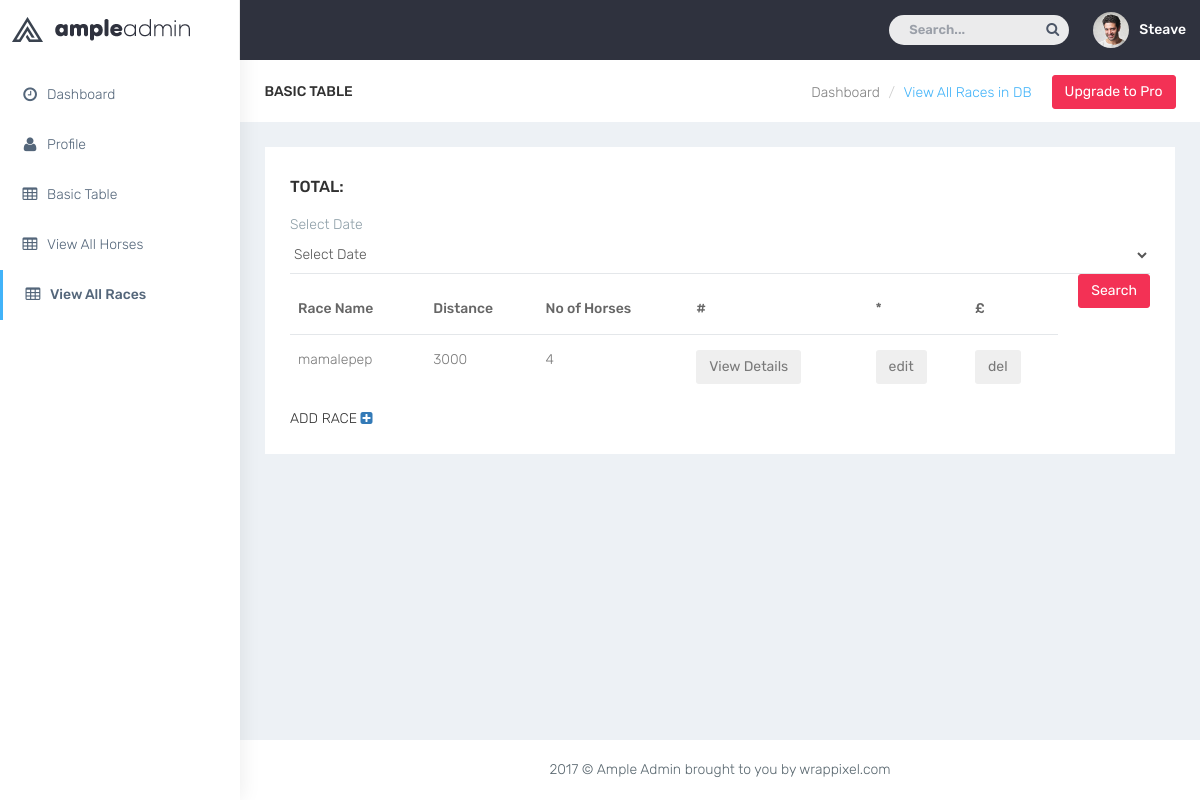
Page /frontend/admin/viewRaces.php on the earlier database version.
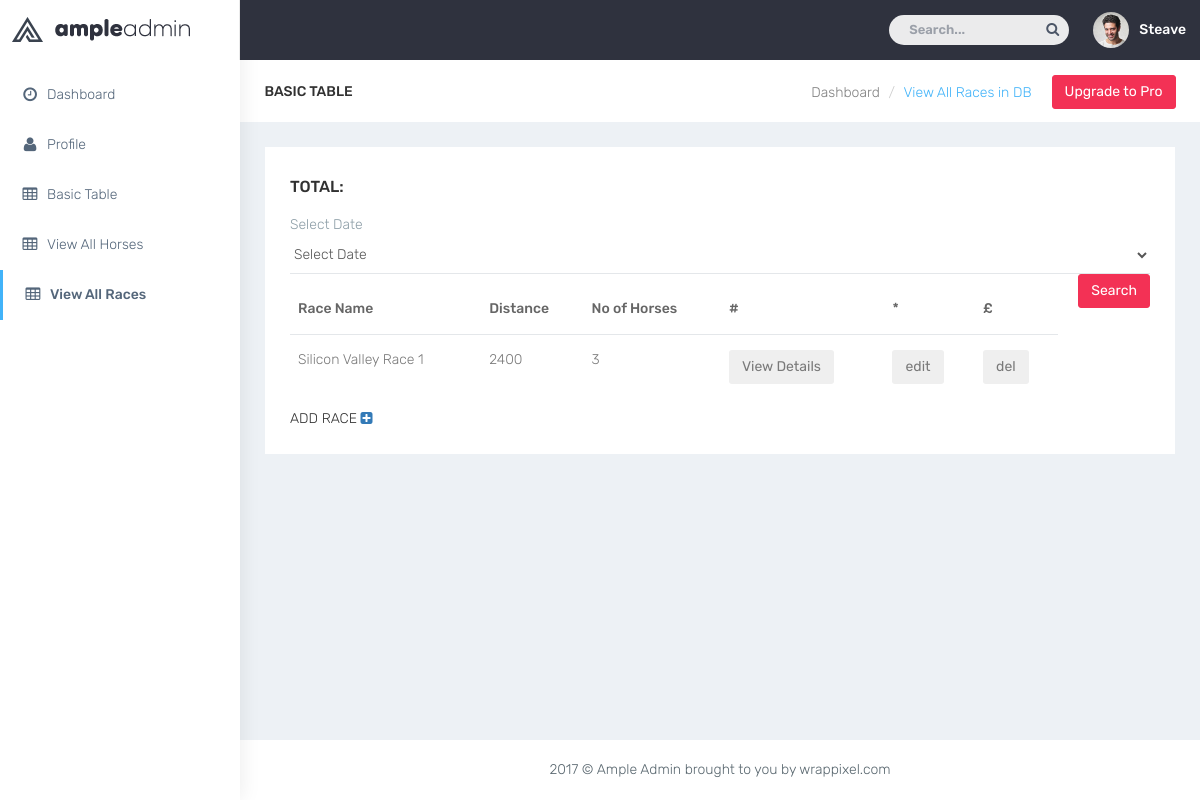
Same page on the later database version.
### tables this page shows
CREATE TABLE `race` (
  `race_id` int(11) NOT NULL,
  `race_name` varchar(75) NOT NULL,
  `date_time` date NOT NULL,
  `distance` int(11) NOT NULL,
  `no_horses` int(11) NOT NULL
);

### frontend/admin/viewRaces.php (the view, shortened to what this page needs)
<?php include('../../global/serverconnectionafterlogin.php'); ?>
<?php include('tables_head.php'); ?>
<?php include('admin_nav.php'); ?>
        <div id="page-wrapper">
            <div class="container-fluid">
                <div class="row bg-title">
                    <div class="col-lg-3 col-md-4 col-sm-4 col-xs-12">
                        <h4 class="page-title">Basic Table</h4> </div>
                    <div class="col-lg-9 col-sm-8 col-md-8 col-xs-12">
                        <a href="https://wrappixel.com/templates/ampleadmin/" target="_blank" class="btn btn-danger pull-right m-l-20 hidden-xs hidden-sm waves-effect waves-light">Upgrade to Pro
                        </a>
                        <ol class="breadcrumb">
                            <li><a href="#">Dashboard</a></li>
                            <li class="active">View All Races in DB</li>
                        </ol>
                    </div>
                </div>
                <div class="row">
                    <div class="col-sm-12">
                        <div class="white-box">
                            <h3 class="box-title">Total:</h3>
                            <p class="text-muted ">Select Date
                                <select  name="racedatetime" class="form-control form-control-line">
                                        <option value="">Select Date</option>
                                </select>
                                <a href="" target="_blank" class="btn btn-danger pull-right m-l-20 hidden-xs hidden-sm waves-effect waves-light">Search</a>
                            </p>
                            <div class="table-responsive">
                                <table class="table">
                                    <thead>
                                        <tr>
                                            <th>Race Name</>
                                            <th>Distance</th>
                                            <th>No of Horses</th>
                                            <th>#</th>
                                            <th>*</th>
                                            <th>£</th>
                                        </tr>
                                    </thead>
                                    <tbody>
                                    <?php
                                        $stmt = $conn->prepare('SELECT race_id, race_name, distance, no_horses
                                                                FROM race
                                                            ');
                                        $stmt->execute();
                                        $row_stmt = $stmt->fetchAll(PDO::FETCH_ASSOC);
                                            foreach($row_stmt as $rs){
                                                $raceid= $rs['race_id'];
                                                echo "<tr>
                                                        <td>" . $rs['race_name'] . "</td>
                                                        <td>" .$rs['distance'] . "</td>
                                                        <td>" . $rs['no_horses'] . "</td>
                                                        <td><button class=\"btn\" data-toggle=\"modal\" data-target=\"#modalRaceDetail$raceid\">View Details</button>";
                                                       echo "</td> <td><button class=\"btn\">edit</button> </td>
                                                        <td><button class=\"btn\">del</button> </td>";
                                                        echo "</tr>";
                                            }
                                     ?>
                                    </tbody>
                                </table>
                                <div class="add_race">ADD RACE
                                    <a href="#" class="modal-trigger fa fa-plus-square" data-toggle="modal" data-target="#modal1"></a>
                                 </div>
                            </div>
                        </div>
                    </div>
                </div>
            </div>
            <footer class="footer text-center"> 2017 &copy; Ample Admin brought to you by wrappixel.com</footer>
        </div>
    </div>
</body>
</html>

Differences in the rows shown:
removed race: race_name "mamalepep", distance "3000", no_horses "4"
added race: race_name "Silicon Valley Race 1", distance "2400", no_horses "3"
